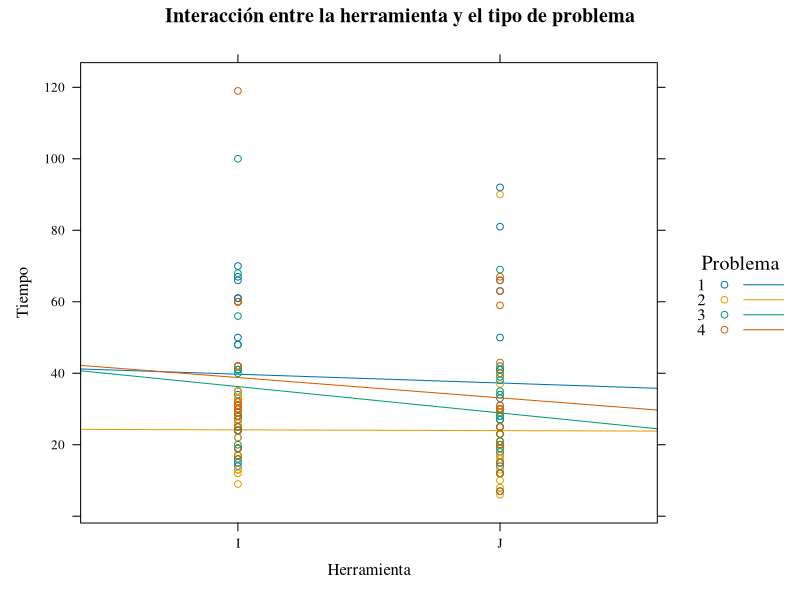
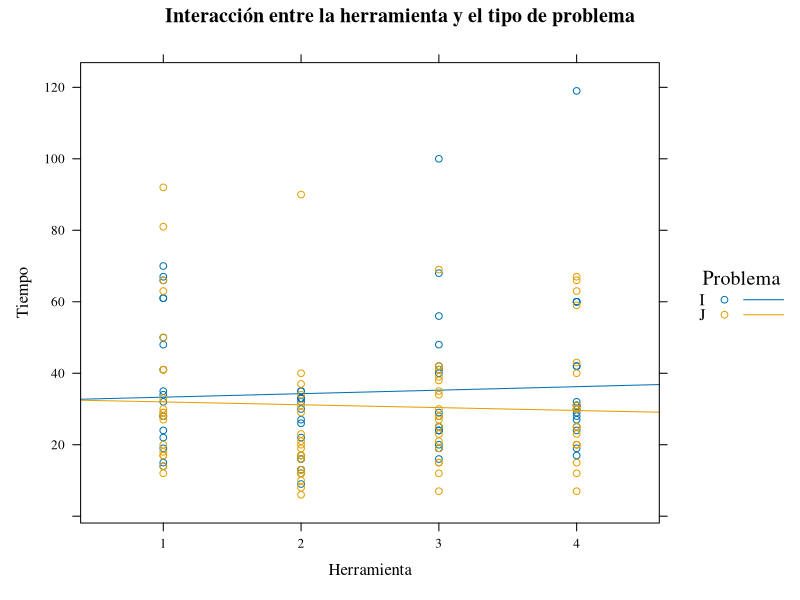
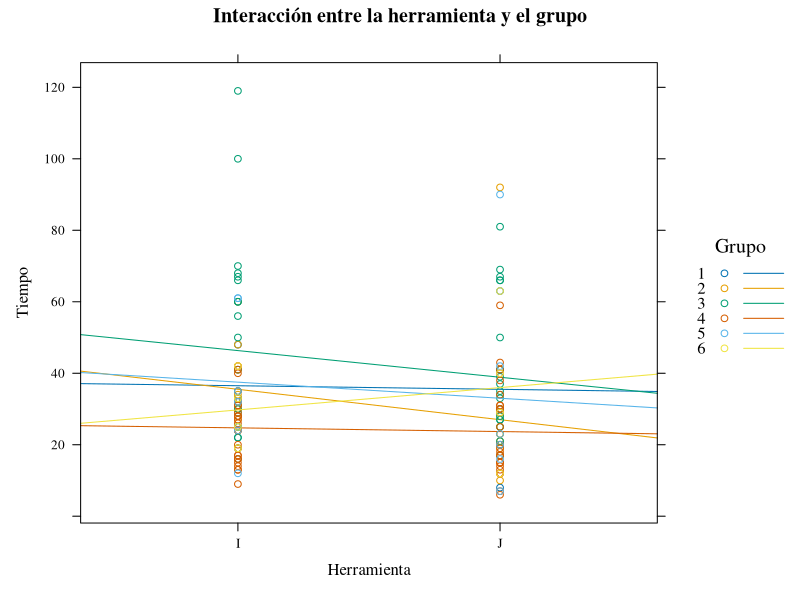
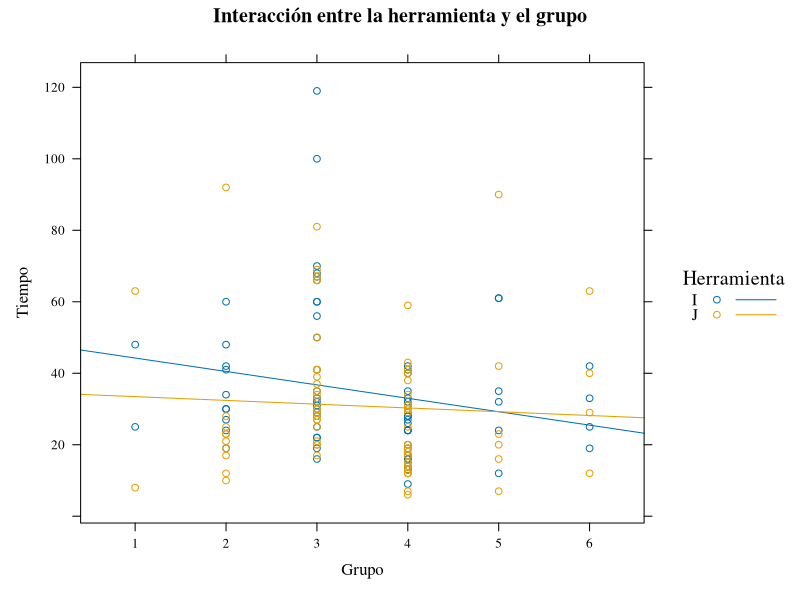
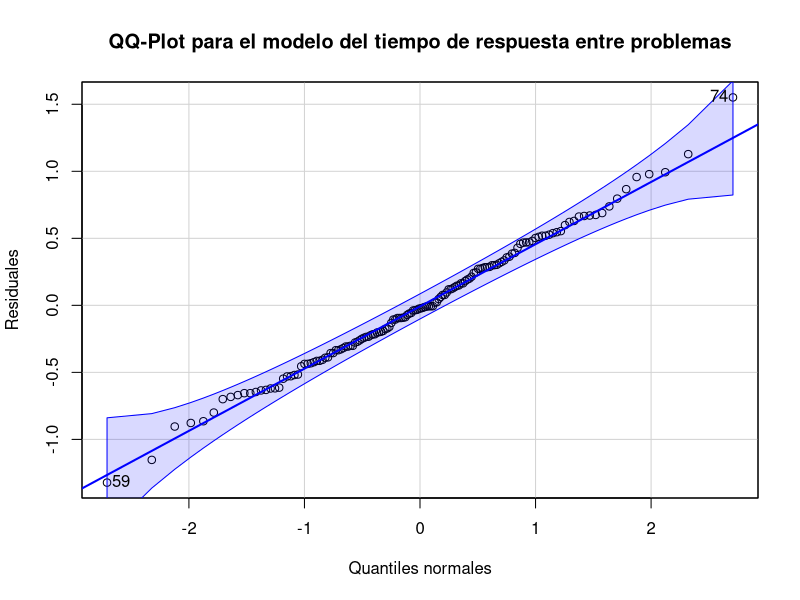
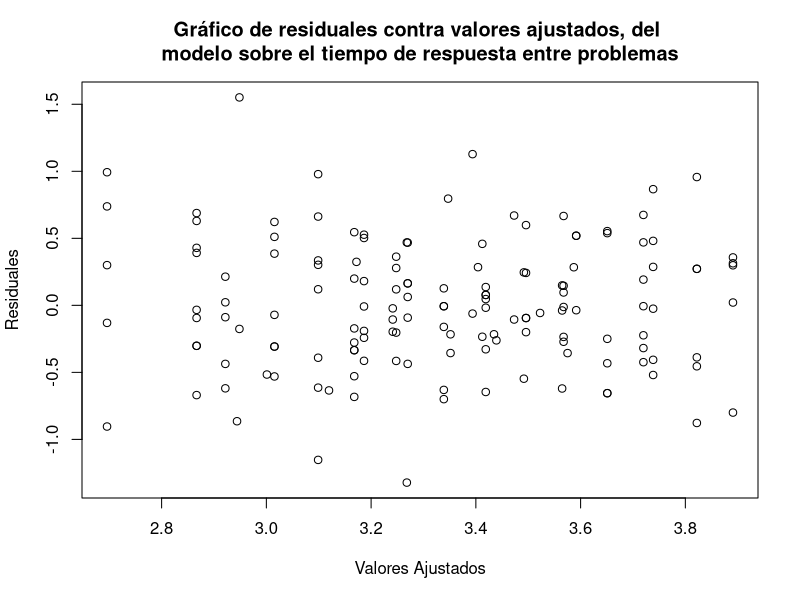
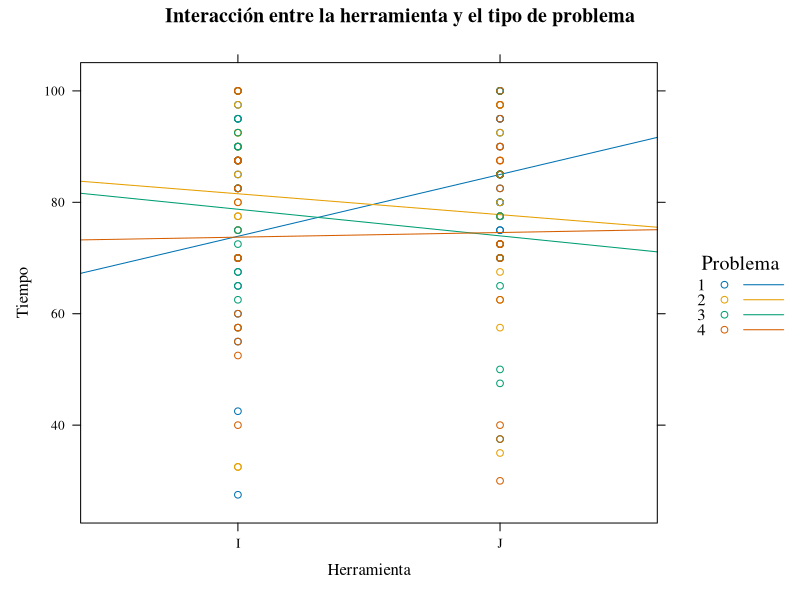
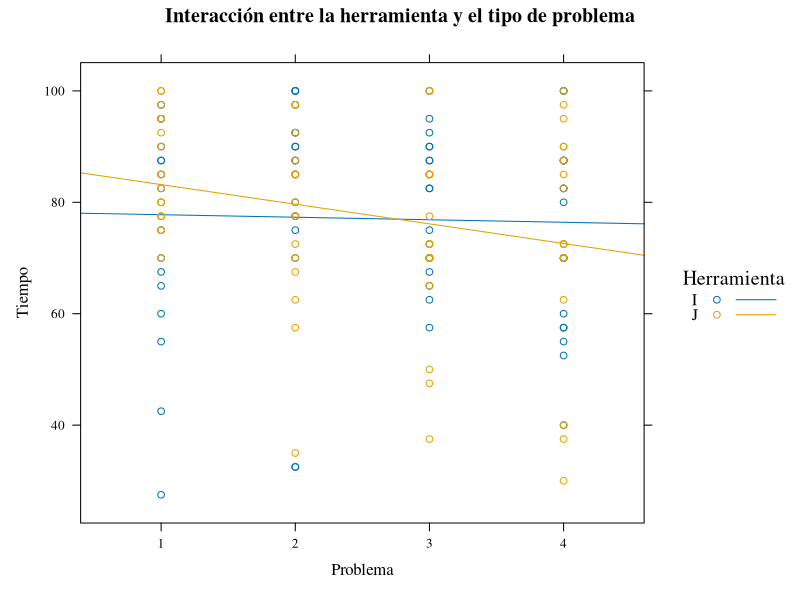

Generate these figures, in order, with R: (Note: this script raises an error after producing the figures.)
## ---- chunk 1
library(readxl)
library(dplyr)
library(lubridate)
library(hms)
library(lme4)
library(car)
library(MASS)
library(lattice)
library(lmtest)
## ---- chunk 2
setwd("~/GitHub/Proyecto-Lineales-avanzados")
#base = read_excel("base_completa.xlsx")
base = read_excel("Base_Limpia.xlsx")
## ---- chunk 3
base1.1 <- base %>%
  mutate(
    ti_hora  = as_hms(ti),
    tf_hora  = as_hms(tf),
    dif_hora = as_hms(dif),
    dif_minutos = as.numeric(difftime(tf, ti, units = "mins"))
  )

base1.1$tool = factor(base1.1$tool)
base1.1$Pregunta = factor(base1.1$Pregunta)
base1.1$Semestre = factor(base1.1$Semestre)
base1.1$Grupo = factor(base1.1$Grupo)
base1.1$id_est = factor(base1.1$id_est)

base1.1 <- base1.1 %>%
  mutate(Grupo_1 = case_when(
    Semestre == "a" & Grupo == 1 ~ 1,
    Semestre == "a" & Grupo == 2 ~ 2,
    Semestre == "a" & Grupo == 3 ~ 3,
    Semestre == "b" & Grupo == 1 ~ 4,
    Semestre == "b" & Grupo == 2 ~ 5,
    Semestre == "b" & Grupo == 3 ~ 6
  )) 
base1.1$Grupo_1 = factor(base1.1$Grupo_1)
## ---- chunk 4
base1.1 = base1.1[!base1.1$id_est %in% c("s13", "s05"), ]
## ---- chunk 5

tabla_final <- table(
  Grupo = base1.1$Grupo, 
  Pregunta = base1.1$Pregunta, 
  Falta_US = is.na(base1.1$dif_minutos)
)

tabla_final[, , "FALSE"]
## ---- chunk 6
table(base1.1$Grupo[!is.na(base1.1$sus)])
## ---- chunk 7
table(base1.1$Pregunta[!is.na(base1.1$dif_minutos)])
## ---- chunk 8
library(tidyr)
library(dplyr)
estudiantes_con_na <- base1.1 %>% 
  group_by(id_est) %>% 
  filter(any(is.na(dif_minutos))) %>% 
  ungroup()

# Ver cuáles estudiantes son y cuántas preguntas les faltan
estudiantes_con_na %>% 
  group_by(id_est, Grupo, Semestre) %>% 
  summarise(preguntas_con_NA = sum(is.na(dif_minutos)), .groups = "drop")
## ---- chunk 9
conteo_estudiantes <- base1.1 %>%
  distinct(id_est, Semestre, Grupo_1) %>%  # Nos quedamos solo con estudiantes únicos por grupo/semestre
  count(Semestre, Grupo_1, name = "Total_Estudiantes")

print(conteo_estudiantes)
## ---- chunk 10
conteo_estudiantes <- base1.1 %>%
  distinct(id_est, Semestre) %>%  # Nos quedamos solo con estudiantes únicos por grupo/semestre
  count(Semestre, name = "Total_Estudiantes")

print(conteo_estudiantes)
## ---- chunk 11
table(base1.1$Grupo, base1.1$Semestre)
## ---- chunk 12
xyplot(dif_minutos ~ tool, 
       groups = Pregunta, 
       type = c("r", "p"),
       xlab = "Herramienta",
       ylab = "Tiempo",
       main = "Interacción entre la herramienta y el tipo de problema",
       data = base1.1,
       par.settings = list(
         # Cambia la fuente de todo el gráfico de una sola vez
         grid.pars = list(fontfamily = "serif"), 
         key.title = list(cex = 0.2, font = 1) 
       ),
       auto.key = list(
         title = expression(Problema),
         cex.title = 1.2, 
         space = "right"
       ))
## ---- chunk 13
xyplot(dif_minutos ~ Pregunta, 
       groups = tool, 
       type = c("r", "p"),
       xlab = "Herramienta",
       ylab = "Tiempo",
       main = "Interacción entre la herramienta y el tipo de problema",
       data = base1.1,
       par.settings = list(
         # Cambia la fuente de todo el gráfico de una sola vez
         grid.pars = list(fontfamily = "serif"), 
         key.title = list(cex = 0.2, font = 1) 
       ),
       auto.key = list(
         title = expression(Problema),
         cex.title = 1.2, 
         space = "right"
       ))
## ---- chunk 14
xyplot(dif_minutos ~ tool, 
       groups = Grupo_1, 
       type = c("r", "p"),
       xlab = "Herramienta",
       ylab = "Tiempo",
       main = "Interacción entre la herramienta y el grupo",
       data = base1.1,
       par.settings = list(
         # Cambia la fuente de todo el gráfico de una sola vez
         grid.pars = list(fontfamily = "serif")
       ),
       auto.key = list(
         title = expression(Grupo),
         cex.title = 1.2,
         space = "right"
       ))
## ---- chunk 15
xyplot(dif_minutos ~ Grupo_1, 
       groups = tool, 
       type = c("r", "p"),
       xlab = "Grupo",
       ylab = "Tiempo",
       main = "Interacción entre la herramienta y el grupo",
       data = base1.1,
       par.settings = list(
         grid.pars = list(fontfamily = "serif") # Mantiene la fuente uniforme
       ),
       auto.key = list(
         # Forzamos el título y su tamaño aquí usando un truco de texto expresivo
         title = expression(Herramienta),
         cex.title = 1.2, # <-- Este argumento directo en auto.key suele destrabarlo
         space = "right"
       ))
## ---- chunk 16
mod1.1 = lmer(log(dif_minutos) ~ tool*Pregunta + tool*Semestre +tool*Grupo_1 + (1|id_est), 
                  data = base1.1)
drop1(mod1.1, test = "Chisq")
## ---- chunk 17
mod1.2 = lmer(log(dif_minutos) ~ Pregunta + tool*Semestre +tool*Grupo_1 + (1|id_est), 
                  data = base1.1)
drop1(mod1.2, test = "Chisq")
## ---- chunk 18
mod1.3 = lmer(log(dif_minutos) ~ Pregunta + tool*Semestre + Grupo_1 + (1|id_est), 
                  data = base1.1)
drop1(mod1.3, test = "Chisq")
## ---- chunk 19
mod1.4 = lmer(log(dif_minutos) ~ tool+ Pregunta + Semestre + Grupo_1 + (1|id_est), 
                  data = base1.1)
drop1(mod1.4, test = "Chisq")
## ---- chunk 20
mod1.final = lmer(log(dif_minutos) ~ tool+Pregunta + Grupo_1 + (1|id_est), 
                  data = base1.1)

drop1(mod1.final, test = "Chisq")
## ---- chunk 21
res1.1 = residuals(mod1.final)
qqPlot(res1.1,xlab = "Quantiles normales", ylab = "Residuales", main = "QQ-Plot para el modelo del tiempo de respuesta entre problemas")
## ---- chunk 22
fit1.2 = fitted(mod1.final)
# plot(fit1.2,res1.1,xlab = "Valores Ajustados",ylab = "Residuales",2.4)
plot(fit1.2,res1.1,xlab = "Valores Ajustados",ylab = "Residuales", main = "Gráfico de residuales contra valores ajustados, del \nmodelo sobre el tiempo de respuesta entre problemas")
## ---- chunk 23
leveneTest(res1.1 ~ base1.1$tool)
## ---- chunk 24
confint(mod1.final)
## ---- chunk 25
library(emmeans)
em = emmeans(mod1.final,pairwise ~ Grupo_1, adjust = "Tukey")
em$contrasts
## ---- chunk 26
confint(em$contrasts, type = "response")
## ---- chunk 27
preg = emmeans(mod1.final,pairwise ~ Pregunta, adjust = "Tukey")
diff = preg$contrasts
confint(diff, type = "response")
## ---- chunk 28
# 1. Convertimos a data.frame para manipularlo con seguridad
df_contrasts <- as.data.frame(preg$contrasts)

# Opción A: Extraer por posición (si estás 100% seguro de las filas)
# La columna se llama "estimate"
d <- df_contrasts$estimate[c(1, 5)]
ee <- df_contrasts$SE[c(1, 5)]
gl <- 101
t = qt(1-0.05/2*length(d),gl)
ic = cbind(d-t*ee,d+t*ee)
round(ic,3)
## ---- chunk 29
xyplot(sus ~ tool, 
       groups = Pregunta, 
       type = c("r", "p"),
       xlab = "Herramienta",
       ylab = "Tiempo",
       main = "Interacción entre la herramienta y el tipo de problema",
       data = base1.1,
       par.settings = list(
         # Cambia la fuente de todo el gráfico de una sola vez
         grid.pars = list(fontfamily = "serif"), 
         key.title = list(cex = 0.2, font = 1) 
       ),
       auto.key = list(
         title = expression(Problema),
         cex.title = 1.2, 
         space = "right"
       ))
## ---- chunk 30
xyplot(sus ~ Pregunta, 
       groups = tool, 
       type = c("r", "p"),
       xlab = "Problema",
       ylab = "Tiempo",
       main = "Interacción entre la herramienta y el tipo de problema",
       data = base1.1,
       par.settings = list(
         # Cambia la fuente de todo el gráfico de una sola vez
         grid.pars = list(fontfamily = "serif"), 
         key.title = list(cex = 0.2, font = 1) 
       ),
       auto.key = list(
         title = expression(Herramienta),
         cex.title = 1.2, 
         space = "right"
       ))
## ---- chunk 31
xyplot(sus ~ tool, 
       groups = Grupo_1, 
       type = c("r", "p"),
       xlab = "Herramienta",
       ylab = "Tiempo",
       main = "Interacción entre la herramienta y el grupo",
       data = base1.1,
       par.settings = list(
         # Cambia la fuente de todo el gráfico de una sola vez
         grid.pars = list(fontfamily = "serif")
       ),
       auto.key = list(
         title = expression(Grupo),
         cex.title = 1.2,
         space = "right"
       ))
## ---- chunk 32
xyplot(sus ~ Grupo_1, 
       groups = tool, 
       type = c("r", "p"),
       xlab = "Grupo",
       ylab = "Tiempo",
       main = "Interacción entre la herramienta y el grupo",
       data = base1.1,
       par.settings = list(
         grid.pars = list(fontfamily = "serif") # Mantiene la fuente uniforme
       ),
       auto.key = list(
         # Forzamos el título y su tamaño aquí usando un truco de texto expresivo
         title = expression(Herramienta),
         cex.title = 1.2, # <-- Este argumento directo en auto.key suele destrabarlo
         space = "right"
       ))
## ---- chunk 33
mod2.1 = lmer(sus^3~tool*Grupo_1+tool*Pregunta+tool*Semestre+ (1|id_est), data = base1.1)
drop1(mod2.1, test = "Chisq")
## ---- chunk 34
mod2.2 = lmer(sus^3~tool*Grupo_1+tool*Pregunta+Semestre+ (1|id_est), data = base1.1)
drop1(mod2.2, test = "Chisq")
## ---- chunk 35
mod2.3 = lmer(sus^3~tool*Grupo_1+Pregunta+Semestre+ (1|id_est), data = base1.1)
drop1(mod2.3, test = "Chisq")
## ---- chunk 36
mod2.4 = lmer(sus^3~tool*Grupo_1+Pregunta+ (1|id_est), data = base1.1)
drop1(mod2.4, test = "Chisq")
## ---- chunk 37
pre = predict(mod2.4)
base1.1$sus_centrado = base1.1$sus-pre+mean(base1.1$sus)
num_herramientas <- length(levels(base1.1$Grupo_1))
boxplot(sus_centrado ~ Pregunta * Grupo_1, 
        data = base1.1,
        # 'col' repetirá la paleta para cada bloque de preguntas
        col = rep(c("#1f77b4", "#d62728")[1:num_herramientas], each = length(unique(base1.1$Pregunta))),
        las = 2,
        main = "SUS por Pregunta y Grupo CENTRADO",
        xlab = "", 
        ylab = "Escala SUS")
## ---- chunk 38
res2.3 = residuals(mod2.4)
qqPlot(res2.3,xlab = "Quantiles normales", ylab = "Residuales", main = "QQ-Plot para el modelo de usabilidad de las herramientas")
## ---- chunk 39
shapiro.test(res2.3)
## ---- chunk 40
fit2.3 = fitted(mod2.4)
plot(fit2.3,res2.3,xlab = "Valores Ajustados",ylab = "Residuales", main = "Gráfico de residuales contra valores ajustados, del \nmodelo de usabilidad de las herramientas")
## ---- chunk 41
leveneTest(res2.3 ~ model.frame(mod2.4)$tool)
## ---- chunk 42
confint(mod2.4)
## ---- chunk 43
em2 = emmeans(mod2.4,pairwise ~ tool|Grupo_1)
em2$contrasts
## ---- chunk 44
library(dplyr)
library(tidyr)

estudiantes_por_combinacion <- base1.1 %>%
  arrange(id_est, Pregunta) %>%
  group_by(id_est) %>%
  summarise(combinacion = paste(tool, collapse = "")) %>%
  group_by(combinacion) %>%
  summarise(n_estudiantes = n())

print(estudiantes_por_combinacion)
